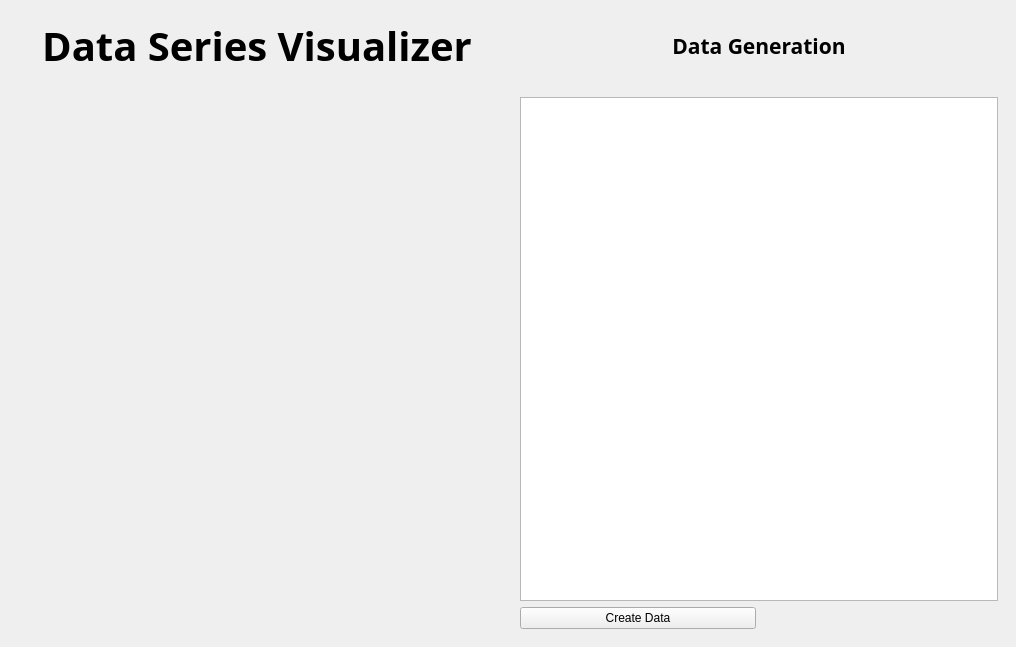
<?xml version="1.0" encoding="UTF-8"?>
<ui version="4.0">
 <class>MainWindow</class>
 <widget class="QMainWindow" name="MainWindow">
  <property name="geometry">
   <rect>
    <x>0</x>
    <y>0</y>
    <width>1016</width>
    <height>647</height>
   </rect>
  </property>
  <property name="windowTitle">
   <string>MainWindow</string>
  </property>
  <widget class="QWidget" name="centralwidget">
   <layout class="QGridLayout" name="gridLayout_2">
    <item row="0" column="0">
     <widget class="QWidget" name="widget_3" native="true">
      <layout class="QVBoxLayout" name="verticalLayout">
       <item>
        <widget class="QLabel" name="label">
         <property name="font">
          <font>
           <family>Lucida Sans</family>
           <pointsize>30</pointsize>
           <weight>75</weight>
           <bold>true</bold>
          </font>
         </property>
         <property name="text">
          <string>Data Series Visualizer</string>
         </property>
         <property name="alignment">
          <set>Qt::AlignCenter</set>
         </property>
        </widget>
       </item>
      </layout>
     </widget>
    </item>
    <item row="1" column="0">
     <widget class="QWidget" name="WidgetCanvas" native="true">
      <layout class="QVBoxLayout" name="verticalLayout_2"/>
     </widget>
    </item>
    <item row="1" column="1">
     <widget class="QWidget" name="widget" native="true">
      <layout class="QGridLayout" name="gridLayout">
       <item row="0" column="0" colspan="2">
        <widget class="QListWidget" name="listWidget"/>
       </item>
       <item row="1" column="0">
        <widget class="QPushButton" name="pushButton">
         <property name="text">
          <string>Create Data</string>
         </property>
        </widget>
       </item>
      </layout>
     </widget>
    </item>
    <item row="0" column="1">
     <widget class="QWidget" name="widget_4" native="true">
      <layout class="QVBoxLayout" name="verticalLayout_3">
       <item>
        <widget class="QLabel" name="label_2">
         <property name="font">
          <font>
           <family>Lucida Sans</family>
           <pointsize>16</pointsize>
           <weight>75</weight>
           <bold>true</bold>
          </font>
         </property>
         <property name="text">
          <string>Data Generation</string>
         </property>
         <property name="alignment">
          <set>Qt::AlignCenter</set>
         </property>
        </widget>
       </item>
      </layout>
     </widget>
    </item>
   </layout>
  </widget>
 </widget>
 <resources/>
 <connections/>
</ui>
